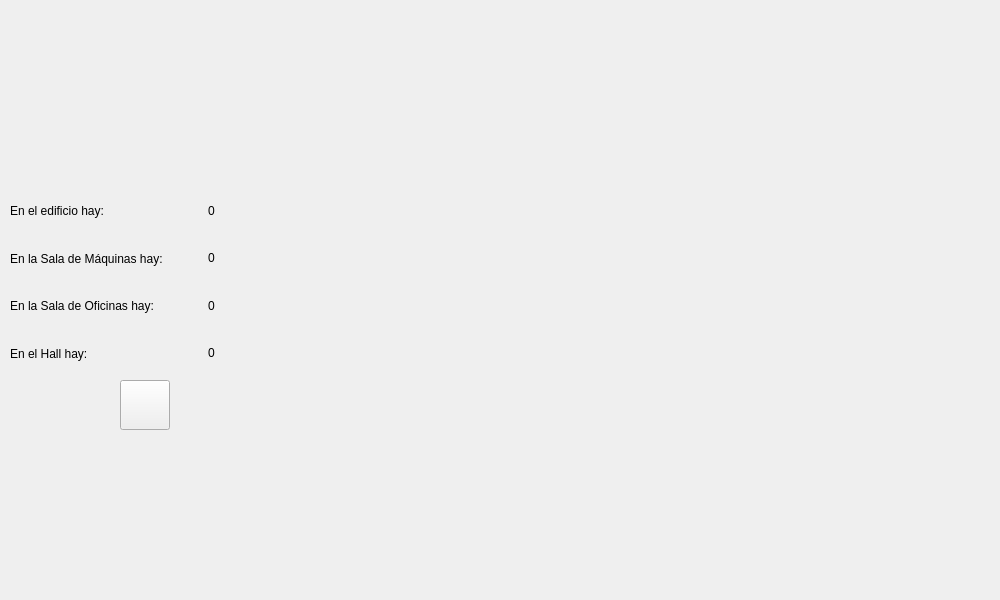
<?xml version="1.0" encoding="UTF-8"?>
<ui version="4.0">
 <class>EdificioPage</class>
 <widget class="QWidget" name="EdificioPage">
  <property name="geometry">
   <rect>
    <x>0</x>
    <y>0</y>
    <width>1000</width>
    <height>600</height>
   </rect>
  </property>
  <property name="windowTitle">
   <string>Form</string>
  </property>
  <widget class="QLabel" name="logoLabel">
   <property name="geometry">
    <rect>
     <x>810</x>
     <y>10</y>
     <width>151</width>
     <height>41</height>
    </rect>
   </property>
   <property name="text">
    <string/>
   </property>
  </widget>
  <widget class="QLabel" name="salasLabel">
   <property name="geometry">
    <rect>
     <x>290</x>
     <y>70</y>
     <width>671</width>
     <height>491</height>
    </rect>
   </property>
   <property name="text">
    <string/>
   </property>
  </widget>
  <widget class="QWidget" name="horizontalLayoutWidget">
   <property name="geometry">
    <rect>
     <x>10</x>
     <y>190</y>
     <width>241</width>
     <height>184</height>
    </rect>
   </property>
   <layout class="QHBoxLayout" name="horizontalLayout">
    <item>
     <layout class="QVBoxLayout" name="verticalLayout_2">
      <item>
       <widget class="QLabel" name="totalTextLabel">
        <property name="text">
         <string>En el edificio hay:</string>
        </property>
       </widget>
      </item>
      <item>
       <widget class="QLabel" name="maquinasTextLabel">
        <property name="text">
         <string>En la Sala de Máquinas hay: </string>
        </property>
       </widget>
      </item>
      <item>
       <widget class="QLabel" name="oficinasTextLabel">
        <property name="text">
         <string>En la Sala de Oficinas hay:</string>
        </property>
       </widget>
      </item>
      <item>
       <widget class="QLabel" name="hallTextLabel">
        <property name="text">
         <string>En el Hall hay:</string>
        </property>
       </widget>
      </item>
     </layout>
    </item>
    <item>
     <layout class="QVBoxLayout" name="verticalLayout">
      <item>
       <widget class="QLabel" name="totalCounterLabel">
        <property name="text">
         <string>&lt;html&gt;&lt;head/&gt;&lt;body&gt;&lt;p align=&quot;center&quot;&gt;0&lt;/p&gt;&lt;/body&gt;&lt;/html&gt;</string>
        </property>
       </widget>
      </item>
      <item>
       <widget class="QLabel" name="maquinasCounterLabel">
        <property name="text">
         <string>&lt;html&gt;&lt;head/&gt;&lt;body&gt;&lt;p align=&quot;center&quot;&gt;0&lt;/p&gt;&lt;/body&gt;&lt;/html&gt;</string>
        </property>
       </widget>
      </item>
      <item>
       <widget class="QLabel" name="oficinasCounterLabel">
        <property name="text">
         <string>&lt;html&gt;&lt;head/&gt;&lt;body&gt;&lt;p align=&quot;center&quot;&gt;0&lt;/p&gt;&lt;/body&gt;&lt;/html&gt;</string>
        </property>
       </widget>
      </item>
      <item>
       <widget class="QLabel" name="hallCounterLabel">
        <property name="text">
         <string>&lt;html&gt;&lt;head/&gt;&lt;body&gt;&lt;p align=&quot;center&quot;&gt;0&lt;/p&gt;&lt;/body&gt;&lt;/html&gt;</string>
        </property>
       </widget>
      </item>
     </layout>
    </item>
   </layout>
  </widget>
  <widget class="QPushButton" name="reloadPushButton">
   <property name="geometry">
    <rect>
     <x>120</x>
     <y>380</y>
     <width>50</width>
     <height>50</height>
    </rect>
   </property>
   <property name="styleSheet">
    <string notr="true">image: url(:/img/Relaod.png);</string>
   </property>
   <property name="text">
    <string/>
   </property>
  </widget>
 </widget>
 <resources/>
 <connections/>
</ui>
